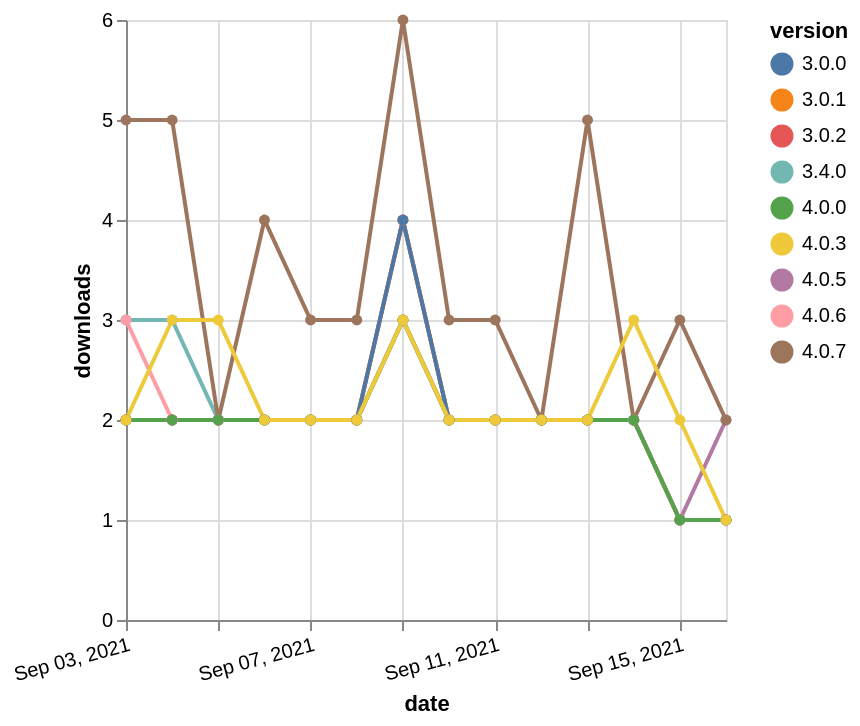

The specification (Vega-Lite) saved for this image:
### Vega-Lite specification from a JSON file in a GitHub repository (floating-point values rounded to 4 significant figures)
{"$schema": "https://vega.github.io/schema/vega-lite/v5.json", "description": "A simple bar chart with embedded data.", "data": {"values": [{"date": "2021-09-03", "total": 1209, "delta": 2, "version": "3.0.2"}, {"date": "2021-09-04", "total": 1211, "delta": 2, "version": "3.0.2"}, {"date": "2021-09-05", "total": 1213, "delta": 2, "version": "3.0.2"}, {"date": "2021-09-06", "total": 1215, "delta": 2, "version": "3.0.2"}, {"date": "2021-09-07", "total": 1217, "delta": 2, "version": "3.0.2"}, {"date": "2021-09-08", "total": 1219, "delta": 2, "version": "3.0.2"}, {"date": "2021-09-09", "total": 1223, "delta": 4, "version": "3.0.2"}, {"date": "2021-09-10", "total": 1225, "delta": 2, "version": "3.0.2"}, {"date": "2021-09-11", "total": 1227, "delta": 2, "version": "3.0.2"}, {"date": "2021-09-12", "total": 1229, "delta": 2, "version": "3.0.2"}, {"date": "2021-09-13", "total": 1231, "delta": 2, "version": "3.0.2"}, {"date": "2021-09-14", "total": 1233, "delta": 2, "version": "3.0.2"}, {"date": "2021-09-15", "total": 1234, "delta": 1, "version": "3.0.2"}, {"date": "2021-09-16", "total": 1235, "delta": 1, "version": "3.0.2"}, {"date": "2021-09-03", "total": 704, "delta": 2, "version": "4.0.5"}, {"date": "2021-09-04", "total": 706, "delta": 2, "version": "4.0.5"}, {"date": "2021-09-05", "total": 708, "delta": 2, "version": "4.0.5"}, {"date": "2021-09-06", "total": 710, "delta": 2, "version": "4.0.5"}, {"date": "2021-09-07", "total": 712, "delta": 2, "version": "4.0.5"}, {"date": "2021-09-08", "total": 714, "delta": 2, "version": "4.0.5"}, {"date": "2021-09-09", "total": 717, "delta": 3, "version": "4.0.5"}, {"date": "2021-09-10", "total": 719, "delta": 2, "version": "4.0.5"}, {"date": "2021-09-11", "total": 721, "delta": 2, "version": "4.0.5"}, {"date": "2021-09-12", "total": 723, "delta": 2, "version": "4.0.5"}, {"date": "2021-09-13", "total": 725, "delta": 2, "version": "4.0.5"}, {"date": "2021-09-14", "total": 727, "delta": 2, "version": "4.0.5"}, {"date": "2021-09-15", "total": 728, "delta": 1, "version": "4.0.5"}, {"date": "2021-09-16", "total": 730, "delta": 2, "version": "4.0.5"}, {"date": "2021-09-03", "total": 915, "delta": 3, "version": "3.4.0"}, {"date": "2021-09-04", "total": 918, "delta": 3, "version": "3.4.0"}, {"date": "2021-09-05", "total": 920, "delta": 2, "version": "3.4.0"}, {"date": "2021-09-06", "total": 922, "delta": 2, "version": "3.4.0"}, {"date": "2021-09-07", "total": 924, "delta": 2, "version": "3.4.0"}, {"date": "2021-09-08", "total": 926, "delta": 2, "version": "3.4.0"}, {"date": "2021-09-09", "total": 929, "delta": 3, "version": "3.4.0"}, {"date": "2021-09-10", "total": 931, "delta": 2, "version": "3.4.0"}, {"date": "2021-09-11", "total": 933, "delta": 2, "version": "3.4.0"}, {"date": "2021-09-12", "total": 935, "delta": 2, "version": "3.4.0"}, {"date": "2021-09-13", "total": 937, "delta": 2, "version": "3.4.0"}, {"date": "2021-09-14", "total": 939, "delta": 2, "version": "3.4.0"}, {"date": "2021-09-15", "total": 940, "delta": 1, "version": "3.4.0"}, {"date": "2021-09-16", "total": 941, "delta": 1, "version": "3.4.0"}, {"date": "2021-09-03", "total": 1518, "delta": 2, "version": "3.0.1"}, {"date": "2021-09-04", "total": 1520, "delta": 2, "version": "3.0.1"}, {"date": "2021-09-05", "total": 1522, "delta": 2, "version": "3.0.1"}, {"date": "2021-09-06", "total": 1524, "delta": 2, "version": "3.0.1"}, {"date": "2021-09-07", "total": 1526, "delta": 2, "version": "3.0.1"}, {"date": "2021-09-08", "total": 1528, "delta": 2, "version": "3.0.1"}, {"date": "2021-09-09", "total": 1532, "delta": 4, "version": "3.0.1"}, {"date": "2021-09-10", "total": 1534, "delta": 2, "version": "3.0.1"}, {"date": "2021-09-11", "total": 1536, "delta": 2, "version": "3.0.1"}, {"date": "2021-09-12", "total": 1538, "delta": 2, "version": "3.0.1"}, {"date": "2021-09-13", "total": 1540, "delta": 2, "version": "3.0.1"}, {"date": "2021-09-14", "total": 1542, "delta": 2, "version": "3.0.1"}, {"date": "2021-09-15", "total": 1543, "delta": 1, "version": "3.0.1"}, {"date": "2021-09-16", "total": 1544, "delta": 1, "version": "3.0.1"}, {"date": "2021-09-03", "total": 726, "delta": 5, "version": "4.0.7"}, {"date": "2021-09-04", "total": 731, "delta": 5, "version": "4.0.7"}, {"date": "2021-09-05", "total": 733, "delta": 2, "version": "4.0.7"}, {"date": "2021-09-06", "total": 737, "delta": 4, "version": "4.0.7"}, {"date": "2021-09-07", "total": 740, "delta": 3, "version": "4.0.7"}, {"date": "2021-09-08", "total": 743, "delta": 3, "version": "4.0.7"}, {"date": "2021-09-09", "total": 749, "delta": 6, "version": "4.0.7"}, {"date": "2021-09-10", "total": 752, "delta": 3, "version": "4.0.7"}, {"date": "2021-09-11", "total": 755, "delta": 3, "version": "4.0.7"}, {"date": "2021-09-12", "total": 757, "delta": 2, "version": "4.0.7"}, {"date": "2021-09-13", "total": 762, "delta": 5, "version": "4.0.7"}, {"date": "2021-09-14", "total": 764, "delta": 2, "version": "4.0.7"}, {"date": "2021-09-15", "total": 767, "delta": 3, "version": "4.0.7"}, {"date": "2021-09-16", "total": 769, "delta": 2, "version": "4.0.7"}, {"date": "2021-09-03", "total": 1803, "delta": 2, "version": "3.0.0"}, {"date": "2021-09-04", "total": 1805, "delta": 2, "version": "3.0.0"}, {"date": "2021-09-05", "total": 1807, "delta": 2, "version": "3.0.0"}, {"date": "2021-09-06", "total": 1809, "delta": 2, "version": "3.0.0"}, {"date": "2021-09-07", "total": 1811, "delta": 2, "version": "3.0.0"}, {"date": "2021-09-08", "total": 1813, "delta": 2, "version": "3.0.0"}, {"date": "2021-09-09", "total": 1817, "delta": 4, "version": "3.0.0"}, {"date": "2021-09-10", "total": 1819, "delta": 2, "version": "3.0.0"}, {"date": "2021-09-11", "total": 1821, "delta": 2, "version": "3.0.0"}, {"date": "2021-09-12", "total": 1823, "delta": 2, "version": "3.0.0"}, {"date": "2021-09-13", "total": 1825, "delta": 2, "version": "3.0.0"}, {"date": "2021-09-14", "total": 1827, "delta": 2, "version": "3.0.0"}, {"date": "2021-09-15", "total": 1828, "delta": 1, "version": "3.0.0"}, {"date": "2021-09-16", "total": 1829, "delta": 1, "version": "3.0.0"}, {"date": "2021-09-03", "total": 513, "delta": 3, "version": "4.0.6"}, {"date": "2021-09-04", "total": 515, "delta": 2, "version": "4.0.6"}, {"date": "2021-09-05", "total": 517, "delta": 2, "version": "4.0.6"}, {"date": "2021-09-06", "total": 519, "delta": 2, "version": "4.0.6"}, {"date": "2021-09-07", "total": 521, "delta": 2, "version": "4.0.6"}, {"date": "2021-09-08", "total": 523, "delta": 2, "version": "4.0.6"}, {"date": "2021-09-09", "total": 526, "delta": 3, "version": "4.0.6"}, {"date": "2021-09-10", "total": 528, "delta": 2, "version": "4.0.6"}, {"date": "2021-09-11", "total": 530, "delta": 2, "version": "4.0.6"}, {"date": "2021-09-12", "total": 532, "delta": 2, "version": "4.0.6"}, {"date": "2021-09-13", "total": 534, "delta": 2, "version": "4.0.6"}, {"date": "2021-09-14", "total": 536, "delta": 2, "version": "4.0.6"}, {"date": "2021-09-15", "total": 537, "delta": 1, "version": "4.0.6"}, {"date": "2021-09-16", "total": 538, "delta": 1, "version": "4.0.6"}, {"date": "2021-09-03", "total": 730, "delta": 2, "version": "4.0.0"}, {"date": "2021-09-04", "total": 732, "delta": 2, "version": "4.0.0"}, {"date": "2021-09-05", "total": 734, "delta": 2, "version": "4.0.0"}, {"date": "2021-09-06", "total": 736, "delta": 2, "version": "4.0.0"}, {"date": "2021-09-07", "total": 738, "delta": 2, "version": "4.0.0"}, {"date": "2021-09-08", "total": 740, "delta": 2, "version": "4.0.0"}, {"date": "2021-09-09", "total": 743, "delta": 3, "version": "4.0.0"}, {"date": "2021-09-10", "total": 745, "delta": 2, "version": "4.0.0"}, {"date": "2021-09-11", "total": 747, "delta": 2, "version": "4.0.0"}, {"date": "2021-09-12", "total": 749, "delta": 2, "version": "4.0.0"}, {"date": "2021-09-13", "total": 751, "delta": 2, "version": "4.0.0"}, {"date": "2021-09-14", "total": 753, "delta": 2, "version": "4.0.0"}, {"date": "2021-09-15", "total": 754, "delta": 1, "version": "4.0.0"}, {"date": "2021-09-16", "total": 755, "delta": 1, "version": "4.0.0"}, {"date": "2021-09-03", "total": 830, "delta": 2, "version": "4.0.3"}, {"date": "2021-09-04", "total": 833, "delta": 3, "version": "4.0.3"}, {"date": "2021-09-05", "total": 836, "delta": 3, "version": "4.0.3"}, {"date": "2021-09-06", "total": 838, "delta": 2, "version": "4.0.3"}, {"date": "2021-09-07", "total": 840, "delta": 2, "version": "4.0.3"}, {"date": "2021-09-08", "total": 842, "delta": 2, "version": "4.0.3"}, {"date": "2021-09-09", "total": 845, "delta": 3, "version": "4.0.3"}, {"date": "2021-09-10", "total": 847, "delta": 2, "version": "4.0.3"}, {"date": "2021-09-11", "total": 849, "delta": 2, "version": "4.0.3"}, {"date": "2021-09-12", "total": 851, "delta": 2, "version": "4.0.3"}, {"date": "2021-09-13", "total": 853, "delta": 2, "version": "4.0.3"}, {"date": "2021-09-14", "total": 856, "delta": 3, "version": "4.0.3"}, {"date": "2021-09-15", "total": 858, "delta": 2, "version": "4.0.3"}, {"date": "2021-09-16", "total": 859, "delta": 1, "version": "4.0.3"}]}, "width": "container", "mark": {"type": "line", "point": {"filled": true}}, "encoding": {"x": {"field": "date", "type": "temporal", "timeUnit": "yearmonthdate", "title": "date", "axis": {"labelAngle": -15}}, "y": {"field": "delta", "type": "quantitative", "title": "downloads"}, "color": {"field": "version", "type": "nominal"}, "tooltip": {"field": "delta"}}}
